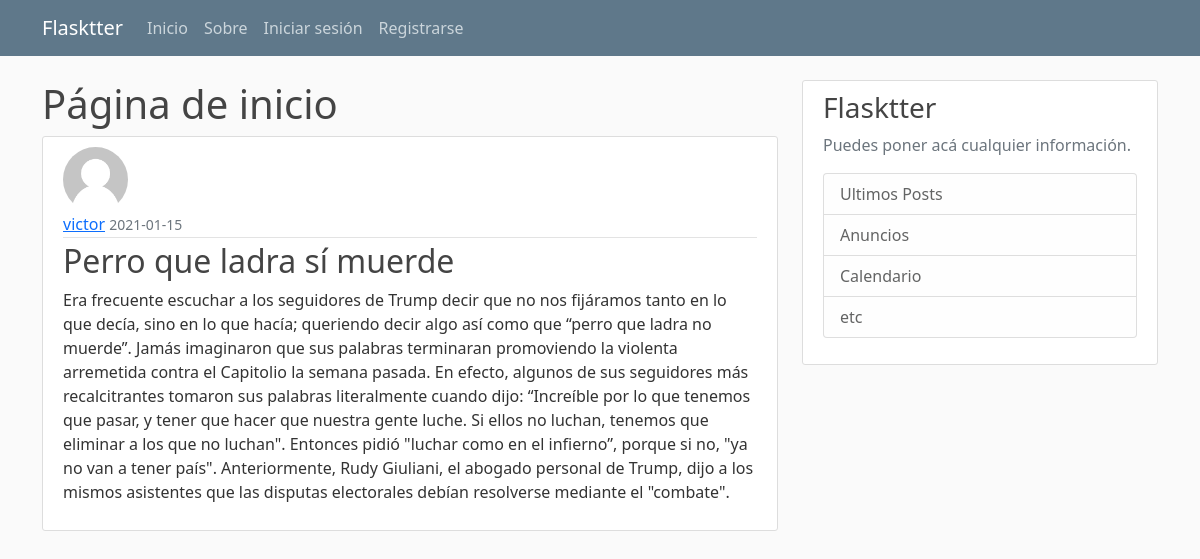
Screenshot of /post/3 with the database file from the repository.
### flaskblog/models.py (models this page shows, shortened)
class User(db.Model, UserMixin):
    id= db.Column(db.Integer, primary_key=True)
    username= db.Column(db.String(20), unique=True, nullable=False)
    email= db.Column(db.String(100), unique=True, nullable=False)
    image_file= db.Column(db.String(50), nullable=False, default='default.jpg')
    password= db.Column(db.String(60), nullable=False)
    '''Relacion uno a muchos '''
    post = db.relationship('Post', backref='author', lazy=True)

class Post(db.Model):
    id= db.Column(db.Integer, primary_key=True)
    title= db.Column(db.String(100), nullable=False)
    date_posted= db.Column(db.DateTime, nullable=False, default=datetime.utcnow)
    content = db.Column(db.Text, nullable=False)
    '''se establece la relacion de el post con el usuario con su id'''
    user_id = db.Column(db.Integer, db.ForeignKey('user.id'), nullable=False)

### flaskblog/routes.py (the view)
@app.route('/post/<int:post_id>')
def post(post_id):
    post = Post.query.get_or_404(post_id)
    return render_template('post.html', title=post.title, post=post)

### flaskblog/templates/post.html (shortened to what this page needs)
{% extends 'base.html' %} {% block content %}
  <h1>Página de inicio</h1>
  <article class="media content-section">
    <img
      class="rounded-circle article-img"
      src="{{ url_for('static', filename='profile_pics/' + post.author.image_file)}}"
      alt=""
    />
    <div class="media-body">
      <div class="article-metadata">
        <a class="mr-2" href="{{ url_for('user_posts', username=post.author.username) }}">{{ post.author.username }}</a>
        <small class="text-muted"
          >{{ post.date_posted.strftime('%Y-%m-%d') }}</small
        >
      </div>
      <h2 class="article-title">{{ post.title }}</h2>
      <p class="article-content">{{ post.content }}</p>
    </div>
  </article>
{% endblock %}

### flaskblog/static/main.css (style rules this page uses)
body { background: #fafafa; color: #333333; margin-top: 5rem; }
h1, h2, h3, h4, h5, h6 { color: #444444; }
.content-section { background: #ffffff; padding: 10px 20px; border: 1px solid #dddddd; border-radius: 3px; margin-bottom: 20px; }
.article-title { color: #444444; text-decoration: none; }
.article-content { white-space: pre-line; }
.article-img { height: 65px; width: 65px; margin-right: 16px; }
.article-metadata { padding-bottom: 1px; margin-bottom: 4px; border-bottom: 1px solid #e3e3e3 }

### rows the page displays
User: image_file (placeholder picture), author.username "victor"
Post: date_posted "2021-01-15", title "Perro que ladra sí muerde", content "Era frecuente escuchar a los seguidores de Trump decir que no nos fijáramos tanto en lo que decía, sino en lo que hacía; queriendo decir algo así como que “perro que ladra no muerde”. Jamás imaginaron que sus palabras terminaran promoviendo la violenta arremetida contra el Capitolio la semana pasada. En efecto, algunos de sus seguidores más recalcitrantes tomaron sus palabras literalmente cuando dijo: “Increíble por lo que tenemos que pasar, y tener que hacer que nuestra gente luche. Si ellos no luchan, tenemos que eliminar a los que no luchan\". Entonces pidió \"luchar como en el infierno”, porque si no, \"ya no van a tener país\". Anteriormente, Rudy Giuliani, el abogado personal de Trump,…"
